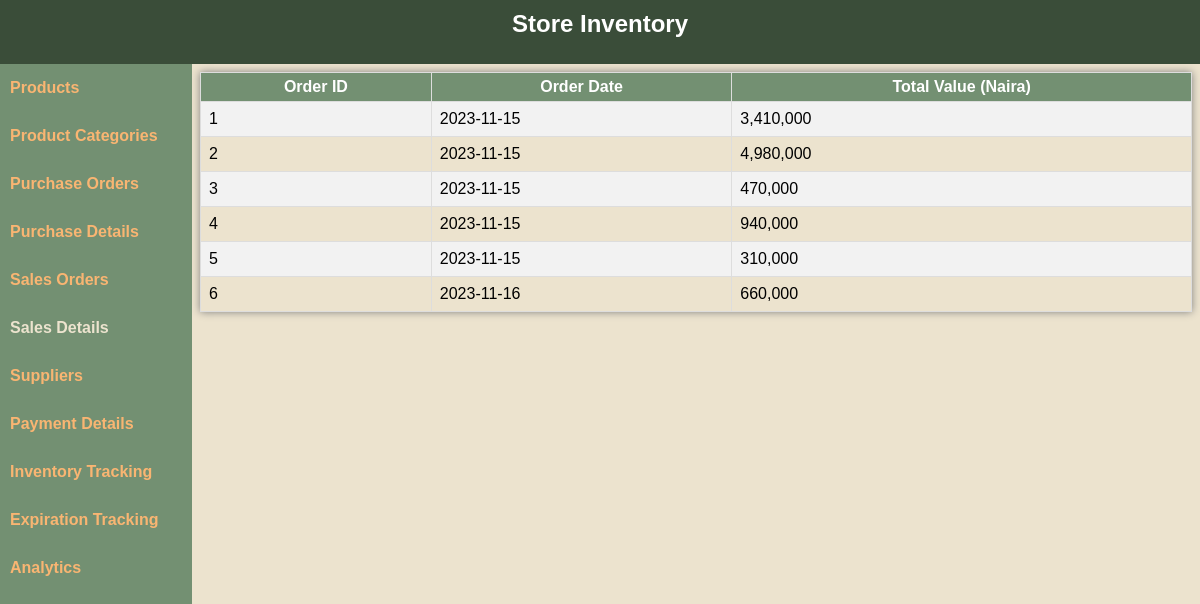
/index.php?path=sdetails, run on the app's committed database.
### tables this page shows
CREATE TABLE `sales_orders` (
  `order_id` int(20) NOT NULL,
  `order_date` date NOT NULL,
  `total_value` int(20) NOT NULL
);

### pages/sdetails.php (the view, shortened to what this page needs)
<link rel="stylesheet" href="css/store3.css">
<?php
require_once("db/db_conn.php");
$sql = 'SELECT * FROM  SALES_ORDERS';
$result = $conn->query($sql);
?>
<div class="sub_content">
    <table class="entity_table">
        <tr>
            <th>Order ID</th>
            <th>Order Date</th>
            <th>Total Value (Naira)</th>
        </tr>
        <?php
        if ($result->num_rows > 0) {
            while ($row = $result->fetch_assoc()) {
                $num_format = number_format($row['total_value']);
                echo "<tr class='order_line_sales'>
                            <td class='order_line_id'> {$row['order_id']} </td>
                            <td> {$row['order_date']} </td>
                            <td> {$num_format}</td>
                        </tr>";
            }
        }
        ?>
    </table>
</div>

### css/store1.css (style rules this page uses)
:root { --primary-color: #3A4D39; --secondary-color: #739072; --tertiary-color: #ECE3CE; --tertiary-color2: #F9B572; }

### css/store2.css (style rules this page uses)
* { margin: 0; padding: 0; box-sizing: border-box; }
body { width: 100vw; height: 100vh; background-color: var(--tertiary-color); font-family: Verdana, Geneva, Tahoma, sans-serif; }

### css/store3.css (style rules this page uses)
.entity_table { border-collapse: collapse; min-width: 100%; border: 1px solid black; box-shadow: 0 0 8px grey; }
.entity_table td, .entity_table th { border: 1px solid #ddd; padding: 8px; }
.entity_table tr:nth-child(even) { background-color: #f2f2f2; }
.entity_table th { padding: 5px; text-align: center; background-color: var(--secondary-color); color: white; }
.sub_content { height: 100%; position: relative; }

### data on the page
sales_orders: order_id "1", order_date "2023-11-15", total_value "3,410,000"
sales_orders: order_id "2", order_date "2023-11-15", total_value "4,980,000"
sales_orders: order_id "3", order_date "2023-11-15", total_value "470,000"
sales_orders: order_id "4", order_date "2023-11-15", total_value "940,000"
sales_orders: order_id "5", order_date "2023-11-15", total_value "310,000"
sales_orders: order_id "6", order_date "2023-11-16", total_value "660,000"
